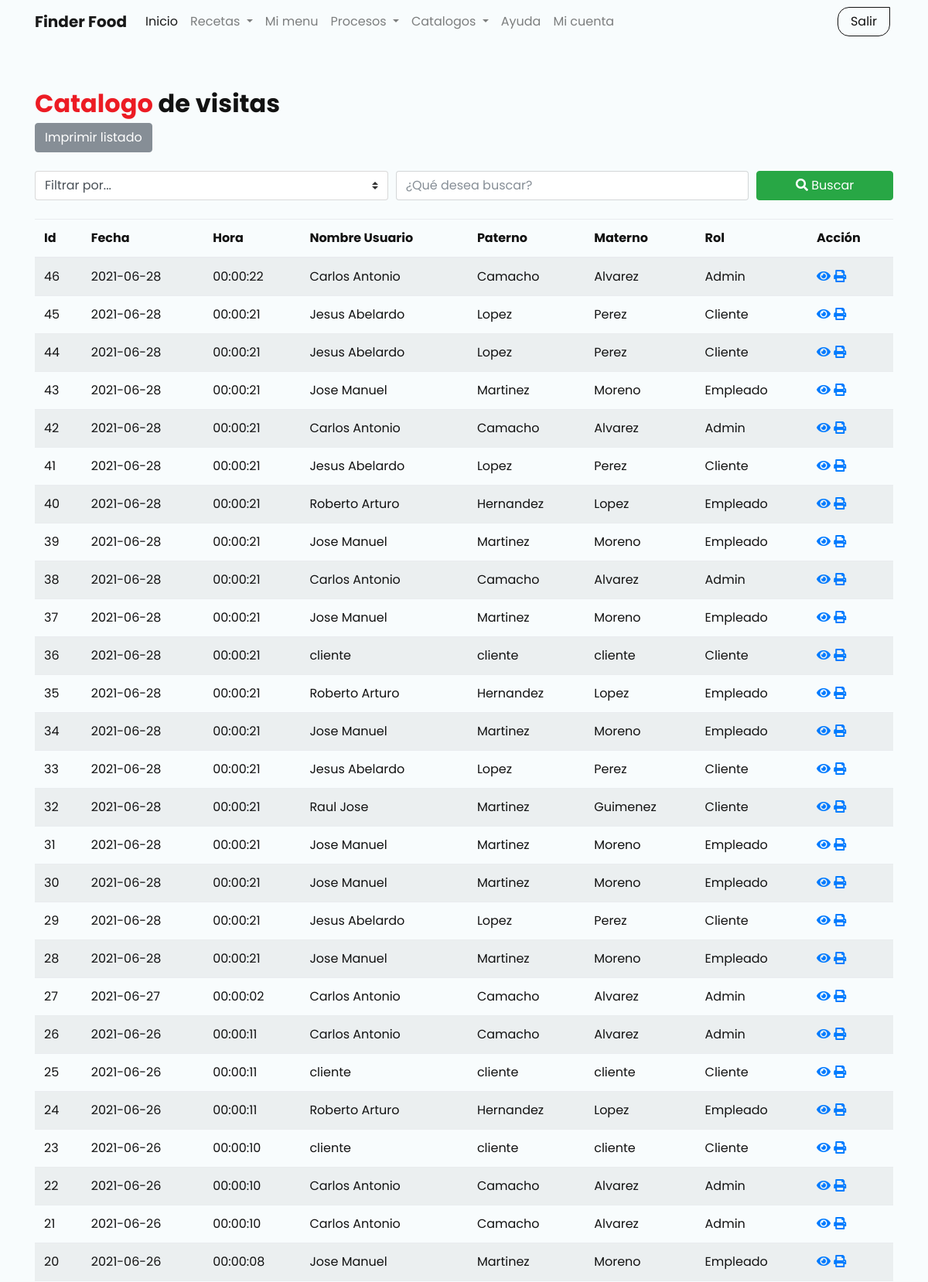
Screenshot of /?page=listado-visitas (signed in, upper part) with the database file from the repository.
### tables this page shows
CREATE TABLE `fin_visitas` (
  `IdVisita` int(11) NOT NULL AUTO_INCREMENT,
  `FechaVisita` date NOT NULL,
  `HoraVisita` time NOT NULL,
  `FkUsuario` int(11) NOT NULL,
  PRIMARY KEY (`IdVisita`),
  KEY `fin_visitas_ibfk_1` (`FkUsuario`),
  CONSTRAINT `fin_visitas_ibfk_1` FOREIGN KEY (`FkUsuario`) REFERENCES `fin_usuarios` (`IdUsuario`) ON DELETE CASCADE
);

### resources/class/class.connection.php (called while the page is built, shortened)
<?php
$db = Connection("finder_food");
function Connection($database,$usr="root",$pass=""){
    $obj= new DBObject("localhost:3306",$database,$usr,$pass);
    $obj->execute("set names utf8",array());
    return($obj);
}
class DBObject {
    private $conn;
    private $rs;
    private $mode;
    function __construct($host,$database,$usuario,$password=""){
        try{
            $this->conn = new PDO("mysql:host={$host};dbname={$database}", $usuario, $password);
       	    $this->conn->setAttribute(PDO::ATTR_ERRMODE, PDO::ERRMODE_EXCEPTION);
        } catch(PDOException $e){
            echo "ERROR: " . $e->getMessage();
        }
    }
    function fetchObject(){
        $this->mode = PDO::FETCH_OBJ;
    }
	function query($sql,$params=array())
	{
	    try {
           $this->rs = $this->conn->prepare($sql);
           $this->rs->execute($params);
           $this->rs->setFetchMode($this->mode);
           return($this->rs);
        }
        catch(Exception $e) {
           $this->showDebug($sql,$e);
        }
	}
	function recordSet($sql,$params=array())
	{
	    return($this->query($sql,$params));
	}
	function record($sql,$params=array(), $array=false)
	{
    	return ($this->next($this->rs));
	}
	function execute($sql,$params=array())
	{
	    try {
           $this->rs = $this->conn->prepare($sql);
           $this->rs->execute($params);
        }
        catch(Exception $e) {
           $this->showDebug($sql,$e);
        }
	}
	function next($rs)
	{
	    if($rs)
            return($rs->fetch());
        else
    		return($this->rs->fetch());
	}
}
?>

### models/model.visita.php (called while the page is built, shortened)
<?php
require_once("model.base.php");
$visita = new Visita($db);
?>

### models/model.base.php (called while the page is built, shortened)
<?php
require_once($_SERVER["DOCUMENT_ROOT"] . "/proyecto/resources/class/class.connection.php");
class Model {
    public    $db;
    private   $view;
    private   $key;
    public    $data;
    public function __construct($db) {
        $this->db   = $db;
    }
    public function setView ($v) {$this->view =$v;}
    public function setKey  ($k) {$this->key  =$k;}
    public function getOne($id){
        $this->data=$this->db->record("SELECT * FROM {$this->view} WHERE {$this->key}=?",array($id));
    }
    public function getAll($order=""){
        if($order) $ord =" ORDER BY {$order}"; else $ord="";
        $this->data=$this->db->recordSet("SELECT * FROM {$this->view} {$ord}");
    }
    public function next(){
        return $this->db->next($this->data);
    }
}
?>

### views/user/admin/visitas.php (the view, shortened to what this page needs)
<?php include $base_dir . "/models/model.visita.php" ?>
<?php
    $visita->getAll('IdVisita DESC');
?>
<body class="d-flex flex-column h-100">
    <main role="main">
        <div class="container">
            <h2><b><span class="color-red">Catalogo</span> de visitas</b></h2>
            <div class="mb-4">
                <a href="?page=listado-visitas-pdf" class="btn btn-secondary">Imprimir listado</a>
            </div>
            <div class="my-4">
                <form action="#">
                    <div class="form-row">
                        <div class="col-12 col-md-5 mb-3 mb-md-0">
                            <select class="form-control custom-select" id="pais">
                                <option disabled selected>Filtrar por...</option>
                            </select>
                        </div>
                        <div class="col-12 col-md-5 mb-3 mb-md-0">
                            <input type="text" class="form-control" id="filtro" placeholder="¿Qué desea buscar?">
                        </div>
                        <div class="col-12 col-md-2">
                            <button type="submit" class="btn btn-success btn-block"><i class="fas fa-search"></i> Buscar</button>
                        </div>
                    </div>
                </form>
            </div>
            <div class="table-responsive">
                <table class="table table-striped table-hover">
                    <thead>
                        <tr>
                            <th>Id</th>
                            <th>Fecha</th>
                            <th>Hora</th>
                            <th>Nombre Usuario</th>
                            <th>Paterno</th>
                            <th>Materno</th>
                            <th>Rol</th>
                            <th>Acción</th>
                        </tr>
                    </thead>
                    <tbody>
                        <?php while($row = $visita->next()): ?>
                        <tr>
                            <td><?= $row->IdVisita; ?></td>
                            <td><?= $row->FechaVisita; ?></td>
                            <td><?= $row->HoraVisita; ?></td>
                            <td><?= $row->NombreUsuario; ?></td>
                            <td><?= $row->Paterno; ?></td>
                            <td><?= $row->Materno; ?></td>
                            <td><?= $row->Rol; ?></td>
                            <td>
                                <a href="?page=ver-visita&id=<?= $row->IdVisita ?>"><i class="fas fa-eye" data-toggle="tooltip" title="Ver"></i></a>
                                <a href="?page=formato-visita-pdf&id=<?= $row->IdVisita ?>"><i class="fas  fa-print" data-toggle="tooltip" title="Imprimir"></i></a>
                            </td>
                        </tr>
                        <?php endwhile; ?>
                    </tbody>
                </table>
            </div>
        </div>
    </main>
</body>
</html>

### resources/css/style.css (style rules this page uses)
html, body { background-color: #F8FCFD; color: #121212; font-family: 'Poppins', sans-serif; }
.color-red { color: #ec1c24; }

### rows the page displays
fin_visitas: IdVisita "46", FechaVisita "2021-06-28", HoraVisita "00:00:22", NombreUsuario "Carlos Antonio", Paterno "Camacho", Materno "Alvarez", Rol "Admin"
fin_visitas: IdVisita "45", FechaVisita "2021-06-28", HoraVisita "00:00:21", NombreUsuario "Jesus Abelardo", Paterno "Lopez", Materno "Perez", Rol "Cliente"
fin_visitas: IdVisita "44", FechaVisita "2021-06-28", HoraVisita "00:00:21", NombreUsuario "Jesus Abelardo", Paterno "Lopez", Materno "Perez", Rol "Cliente"
fin_visitas: IdVisita "43", FechaVisita "2021-06-28", HoraVisita "00:00:21", NombreUsuario "Jose Manuel", Paterno "Martinez", Materno "Moreno", Rol "Empleado"
fin_visitas: IdVisita "42", FechaVisita "2021-06-28", HoraVisita "00:00:21", NombreUsuario "Carlos Antonio", Paterno "Camacho", Materno "Alvarez", Rol "Admin"
fin_visitas: IdVisita "41", FechaVisita "2021-06-28", HoraVisita "00:00:21", NombreUsuario "Jesus Abelardo", Paterno "Lopez", Materno "Perez", Rol "Cliente"
fin_visitas: IdVisita "40", FechaVisita "2021-06-28", HoraVisita "00:00:21", NombreUsuario "Roberto Arturo", Paterno "Hernandez", Materno "Lopez", Rol "Empleado"
fin_visitas: IdVisita "39", FechaVisita "2021-06-28", HoraVisita "00:00:21", NombreUsuario "Jose Manuel", Paterno "Martinez", Materno "Moreno", Rol "Empleado"
fin_visitas: IdVisita "38", FechaVisita "2021-06-28", HoraVisita "00:00:21", NombreUsuario "Carlos Antonio", Paterno "Camacho", Materno "Alvarez", Rol "Admin"
fin_visitas: IdVisita "37", FechaVisita "2021-06-28", HoraVisita "00:00:21", NombreUsuario "Jose Manuel", Paterno "Martinez", Materno "Moreno", Rol "Empleado"
fin_visitas: IdVisita "36", FechaVisita "2021-06-28", HoraVisita "00:00:21", NombreUsuario "cliente", Paterno "cliente", Materno "cliente", Rol "Cliente"
fin_visitas: IdVisita "35", FechaVisita "2021-06-28", HoraVisita "00:00:21", NombreUsuario "Roberto Arturo", Paterno "Hernandez", Materno "Lopez", Rol "Empleado"
fin_visitas: IdVisita "34", FechaVisita "2021-06-28", HoraVisita "00:00:21", NombreUsuario "Jose Manuel", Paterno "Martinez", Materno "Moreno", Rol "Empleado"
fin_visitas: IdVisita "33", FechaVisita "2021-06-28", HoraVisita "00:00:21", NombreUsuario "Jesus Abelardo", Paterno "Lopez", Materno "Perez", Rol "Cliente"
fin_visitas: IdVisita "32", FechaVisita "2021-06-28", HoraVisita "00:00:21", NombreUsuario "Raul Jose", Paterno "Martinez", Materno "Guimenez", Rol "Cliente"
fin_visitas: IdVisita "31", FechaVisita "2021-06-28", HoraVisita "00:00:21", NombreUsuario "Jose Manuel", Paterno "Martinez", Materno "Moreno", Rol "Empleado"
fin_visitas: IdVisita "30", FechaVisita "2021-06-28", HoraVisita "00:00:21", NombreUsuario "Jose Manuel", Paterno "Martinez", Materno "Moreno", Rol "Empleado"
fin_visitas: IdVisita "29", FechaVisita "2021-06-28", HoraVisita "00:00:21", NombreUsuario "Jesus Abelardo", Paterno "Lopez", Materno "Perez", Rol "Cliente"
fin_visitas: IdVisita "28", FechaVisita "2021-06-28", HoraVisita "00:00:21", NombreUsuario "Jose Manuel", Paterno "Martinez", Materno "Moreno", Rol "Empleado"
fin_visitas: IdVisita "27", FechaVisita "2021-06-27", HoraVisita "00:00:02", NombreUsuario "Carlos Antonio", Paterno "Camacho", Materno "Alvarez", Rol "Admin"
fin_visitas: IdVisita "26", FechaVisita "2021-06-26", HoraVisita "00:00:11", NombreUsuario "Carlos Antonio", Paterno "Camacho", Materno "Alvarez", Rol "Admin"
fin_visitas: IdVisita "25", FechaVisita "2021-06-26", HoraVisita "00:00:11", NombreUsuario "cliente", Paterno "cliente", Materno "cliente", Rol "Cliente"
fin_visitas: IdVisita "24", FechaVisita "2021-06-26", HoraVisita "00:00:11", NombreUsuario "Roberto Arturo", Paterno "Hernandez", Materno "Lopez", Rol "Empleado"
fin_visitas: IdVisita "23", FechaVisita "2021-06-26", HoraVisita "00:00:10", NombreUsuario "cliente", Paterno "cliente", Materno "cliente", Rol "Cliente"
fin_visitas: IdVisita "22", FechaVisita "2021-06-26", HoraVisita "00:00:10", NombreUsuario "Carlos Antonio", Paterno "Camacho", Materno "Alvarez", Rol "Admin"
fin_visitas: IdVisita "21", FechaVisita "2021-06-26", HoraVisita "00:00:10", NombreUsuario "Carlos Antonio", Paterno "Camacho", Materno "Alvarez", Rol "Admin"
fin_visitas: IdVisita "20", FechaVisita "2021-06-26", HoraVisita "00:00:08", NombreUsuario "Jose Manuel", Paterno "Martinez", Materno "Moreno", Rol "Empleado"
